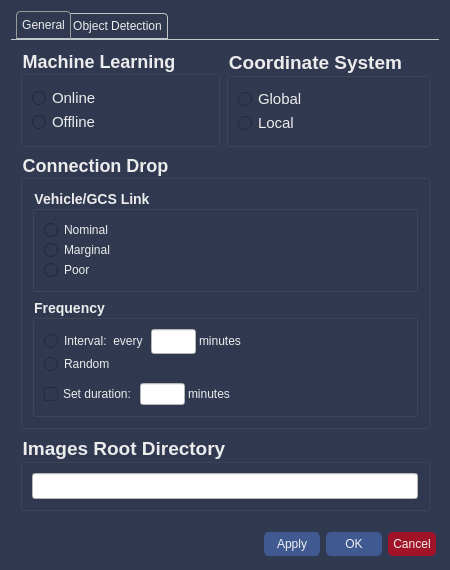
<?xml version="1.0" encoding="UTF-8"?>
<ui version="4.0">
 <class>SettingsWidget</class>
 <widget class="QWidget" name="SettingsWidget">
  <property name="geometry">
   <rect>
    <x>0</x>
    <y>0</y>
    <width>450</width>
    <height>553</height>
   </rect>
  </property>
  <property name="minimumSize">
   <size>
    <width>0</width>
    <height>0</height>
   </size>
  </property>
  <property name="maximumSize">
   <size>
    <width>900</width>
    <height>760</height>
   </size>
  </property>
  <property name="windowTitle">
   <string>Settings</string>
  </property>
  <property name="styleSheet">
   <string notr="true">QWidget{
	background-color:rgb(48,57,80);
	color:rgb(236,236,236);
}

QTabWidget::pane { /* The tab widget frame */
    border-top: 1px solid #C2C7CB;
}

QTabWidget::tab-bar {
    left: 5px; /* move to the right by 5px */
}

/* Style the tab using the tab sub-control. Note that
    it reads QTabBar _not_ QTabWidget */
QTabBar::tab {
    background: qlineargradient(x1: 0, y1: 0, x2: 0, y2: 1,
                                stop: 0 #E1E1E1, stop: 0.4 #DDDDDD,
                                stop: 0.5 #D8D8D8, stop: 1.0 #D3D3D3);
    border: 1px solid #C4C4C3;
    background-color: rgb(48, 57, 80);
    border-bottom-color: #C2C7CB; /* same as the pane color */
    border-top-left-radius: 4px;
    border-top-right-radius: 4px;
    min-width: 8ex;
    padding: 5px;
}

QTabBar::tab:selected {
    border-color: #9B9B9B;
    border-bottom-color: #C2C7CB; /* same as pane color */
}

QTabBar::tab:!selected {
    margin-top: 2px; /* make non-selected tabs look smaller */
}

/* make use of negative margins for overlapping tabs */
QTabBar::tab:selected {
    /* expand/overlap to the left and right by 4px */
    margin-left: -4px;
    margin-right: -4px;
}

QTabBar::tab:first:selected {
    margin-left: 0; /* the first selected tab has nothing to overlap with on the left */
}

QTabBar::tab:last:selected {
    margin-right: 0; /* the last selected tab has nothing to overlap with on the right */
}

QTabBar::tab:only-one {
    margin: 0; /* if there is only one tab, we don't want overlapping margins */
}

QLineEdit{
	background-color:rgb(255,255,255);
	color:rgb(0,0,0);
}

QPushButton{
	border-radius: 5px;
	padding:5px;
    margin:3px;
}
</string>
  </property>
  <layout class="QVBoxLayout" name="vehicle_gcs_group">
   <item>
    <widget class="QTabWidget" name="tab_widget">
     <property name="styleSheet">
      <string notr="true"/>
     </property>
     <property name="currentIndex">
      <number>0</number>
     </property>
     <widget class="QWidget" name="general_tab">
      <attribute name="title">
       <string>General</string>
      </attribute>
      <layout class="QGridLayout" name="gridLayout">
       <item row="6" column="0">
        <spacer name="verticalSpacer_2">
         <property name="orientation">
          <enum>Qt::Vertical</enum>
         </property>
         <property name="sizeHint" stdset="0">
          <size>
           <width>20</width>
           <height>40</height>
          </size>
         </property>
        </spacer>
       </item>
       <item row="4" column="0">
        <widget class="QGroupBox" name="group_images">
         <property name="font">
          <font>
           <pointsize>14</pointsize>
           <weight>75</weight>
           <bold>true</bold>
          </font>
         </property>
         <property name="title">
          <string>Images Root Directory</string>
         </property>
         <layout class="QVBoxLayout" name="verticalLayout_2">
          <item>
           <widget class="QLineEdit" name="line_edit_images_dir">
            <property name="font">
             <font>
              <pointsize>11</pointsize>
              <weight>50</weight>
              <bold>false</bold>
             </font>
            </property>
            <property name="frame">
             <bool>true</bool>
            </property>
           </widget>
          </item>
         </layout>
        </widget>
       </item>
       <item row="3" column="0">
        <widget class="QGroupBox" name="connection_box">
         <property name="font">
          <font>
           <pointsize>-1</pointsize>
           <weight>75</weight>
           <bold>true</bold>
          </font>
         </property>
         <property name="styleSheet">
          <string notr="true">QGroupBox
{
    font-size: 18px;
    font-weight: bold;
}</string>
         </property>
         <property name="title">
          <string>Connection Drop</string>
         </property>
         <layout class="QGridLayout" name="gridLayout_2">
          <item row="0" column="0">
           <widget class="QGroupBox" name="vehicle_gcs_box">
            <property name="font">
             <font>
              <pointsize>-1</pointsize>
              <weight>75</weight>
              <bold>true</bold>
             </font>
            </property>
            <property name="styleSheet">
             <string notr="true">QGroupBox
{
    font-size: 14px;
}</string>
            </property>
            <property name="title">
             <string>Vehicle/GCS Link</string>
            </property>
            <property name="flat">
             <bool>false</bool>
            </property>
            <property name="checkable">
             <bool>false</bool>
            </property>
            <layout class="QGridLayout" name="gridLayout_3">
             <item row="0" column="0">
              <layout class="QVBoxLayout" name="verticalLayout_3">
               <property name="spacing">
                <number>0</number>
               </property>
               <property name="sizeConstraint">
                <enum>QLayout::SetDefaultConstraint</enum>
               </property>
               <item>
                <widget class="QRadioButton" name="nominal_btn">
                 <property name="text">
                  <string>Nominal</string>
                 </property>
                </widget>
               </item>
               <item>
                <widget class="QRadioButton" name="marginal_btn">
                 <property name="text">
                  <string>Marginal</string>
                 </property>
                </widget>
               </item>
               <item>
                <widget class="QRadioButton" name="poor_btn">
                 <property name="text">
                  <string>Poor</string>
                 </property>
                </widget>
               </item>
              </layout>
             </item>
            </layout>
           </widget>
          </item>
          <item row="1" column="0">
           <widget class="QGroupBox" name="frequency_groupbox">
            <property name="maximumSize">
             <size>
              <width>16777215</width>
              <height>16777215</height>
             </size>
            </property>
            <property name="font">
             <font>
              <pointsize>-1</pointsize>
              <weight>75</weight>
              <bold>true</bold>
             </font>
            </property>
            <property name="styleSheet">
             <string notr="true">QGroupBox
{
    font-size: 14px;
}</string>
            </property>
            <property name="title">
             <string>Frequency</string>
            </property>
            <property name="checkable">
             <bool>false</bool>
            </property>
            <layout class="QGridLayout" name="gridLayout_4">
             <property name="verticalSpacing">
              <number>9</number>
             </property>
             <item row="0" column="0">
              <layout class="QGridLayout" name="gridLayout_6">
               <property name="bottomMargin">
                <number>0</number>
               </property>
               <property name="horizontalSpacing">
                <number>3</number>
               </property>
               <property name="verticalSpacing">
                <number>0</number>
               </property>
               <item row="2" column="0" alignment="Qt::AlignVCenter">
                <widget class="QRadioButton" name="random_btn">
                 <property name="text">
                  <string>Random</string>
                 </property>
                </widget>
               </item>
               <item row="1" column="1" alignment="Qt::AlignLeft|Qt::AlignVCenter">
                <widget class="QLineEdit" name="interval_text_box">
                 <property name="minimumSize">
                  <size>
                   <width>0</width>
                   <height>25</height>
                  </size>
                 </property>
                 <property name="maximumSize">
                  <size>
                   <width>45</width>
                   <height>25</height>
                  </size>
                 </property>
                 <property name="frame">
                  <bool>true</bool>
                 </property>
                </widget>
               </item>
               <item row="1" column="0" alignment="Qt::AlignVCenter">
                <widget class="QRadioButton" name="interval_btn">
                 <property name="maximumSize">
                  <size>
                   <width>132</width>
                   <height>16777215</height>
                  </size>
                 </property>
                 <property name="text">
                  <string>Interval:  every</string>
                 </property>
                </widget>
               </item>
               <item row="1" column="2" alignment="Qt::AlignLeft|Qt::AlignVCenter">
                <widget class="QLabel" name="interval_mins_lbl">
                 <property name="text">
                  <string>minutes</string>
                 </property>
                </widget>
               </item>
              </layout>
             </item>
             <item row="1" column="0" colspan="6">
              <layout class="QHBoxLayout" name="horizontalLayout_3">
               <property name="spacing">
                <number>3</number>
               </property>
               <property name="leftMargin">
                <number>0</number>
               </property>
               <item alignment="Qt::AlignLeft|Qt::AlignVCenter">
                <widget class="QCheckBox" name="length_check_box">
                 <property name="maximumSize">
                  <size>
                   <width>130</width>
                   <height>20</height>
                  </size>
                 </property>
                 <property name="text">
                  <string>Set duration:</string>
                 </property>
                </widget>
               </item>
               <item alignment="Qt::AlignLeft|Qt::AlignVCenter">
                <widget class="QLineEdit" name="length_text_box">
                 <property name="maximumSize">
                  <size>
                   <width>45</width>
                   <height>25</height>
                  </size>
                 </property>
                 <property name="clearButtonEnabled">
                  <bool>false</bool>
                 </property>
                </widget>
               </item>
               <item alignment="Qt::AlignLeft|Qt::AlignVCenter">
                <widget class="QLabel" name="length_mins_lbl">
                 <property name="maximumSize">
                  <size>
                   <width>16777215</width>
                   <height>20</height>
                  </size>
                 </property>
                 <property name="text">
                  <string>minutes</string>
                 </property>
                </widget>
               </item>
               <item>
                <spacer name="horizontalSpacer">
                 <property name="orientation">
                  <enum>Qt::Horizontal</enum>
                 </property>
                 <property name="sizeHint" stdset="0">
                  <size>
                   <width>40</width>
                   <height>20</height>
                  </size>
                 </property>
                </spacer>
               </item>
              </layout>
             </item>
            </layout>
           </widget>
          </item>
         </layout>
        </widget>
       </item>
       <item row="0" column="0">
        <layout class="QHBoxLayout" name="horizontalLayout_6">
         <item>
          <widget class="QGroupBox" name="ml_learningbox">
           <property name="minimumSize">
            <size>
             <width>0</width>
             <height>80</height>
            </size>
           </property>
           <property name="font">
            <font>
             <pointsize>-1</pointsize>
             <weight>75</weight>
             <bold>true</bold>
            </font>
           </property>
           <property name="styleSheet">
            <string notr="true">QGroupBox
{
    font-size: 18px;
    font-weight: bold;
}</string>
           </property>
           <property name="title">
            <string>Machine Learning</string>
           </property>
           <layout class="QGridLayout" name="gridLayout_5">
            <item row="0" column="0">
             <layout class="QVBoxLayout" name="verticalLayout_4">
              <property name="spacing">
               <number>0</number>
              </property>
              <item>
               <widget class="QRadioButton" name="online_btn">
                <property name="font">
                 <font>
                  <pointsize>11</pointsize>
                 </font>
                </property>
                <property name="styleSheet">
                 <string notr="true"/>
                </property>
                <property name="text">
                 <string>Online</string>
                </property>
               </widget>
              </item>
              <item>
               <widget class="QRadioButton" name="offline_btn">
                <property name="font">
                 <font>
                  <pointsize>11</pointsize>
                 </font>
                </property>
                <property name="text">
                 <string>Offline</string>
                </property>
               </widget>
              </item>
             </layout>
            </item>
           </layout>
          </widget>
         </item>
         <item>
          <widget class="QGroupBox" name="coordinate_box">
           <property name="font">
            <font>
             <pointsize>14</pointsize>
             <weight>75</weight>
             <bold>true</bold>
            </font>
           </property>
           <property name="title">
            <string>Coordinate System</string>
           </property>
           <layout class="QGridLayout" name="gridLayout_11">
            <item row="0" column="0">
             <layout class="QVBoxLayout" name="verticalLayout_5">
              <property name="spacing">
               <number>0</number>
              </property>
              <item>
               <widget class="QRadioButton" name="global_btn">
                <property name="font">
                 <font>
                  <pointsize>11</pointsize>
                  <weight>50</weight>
                  <bold>false</bold>
                 </font>
                </property>
                <property name="text">
                 <string>Global</string>
                </property>
               </widget>
              </item>
              <item>
               <widget class="QRadioButton" name="local_btn">
                <property name="font">
                 <font>
                  <pointsize>11</pointsize>
                  <weight>50</weight>
                  <bold>false</bold>
                 </font>
                </property>
                <property name="text">
                 <string>Local</string>
                </property>
               </widget>
              </item>
             </layout>
            </item>
           </layout>
          </widget>
         </item>
        </layout>
       </item>
      </layout>
     </widget>
     <widget class="QWidget" name="obj_detect_tab">
      <attribute name="title">
       <string>Object Detection</string>
      </attribute>
      <layout class="QGridLayout" name="gridLayout_8">
       <item row="1" column="0">
        <widget class="QGroupBox" name="group_obj_dtct_params">
         <property name="font">
          <font>
           <pointsize>14</pointsize>
           <weight>75</weight>
           <bold>true</bold>
          </font>
         </property>
         <property name="title">
          <string>Tuning Parameters</string>
         </property>
         <layout class="QGridLayout" name="gridLayout_10">
          <property name="verticalSpacing">
           <number>6</number>
          </property>
          <item row="1" column="0">
           <layout class="QHBoxLayout" name="horizontalLayout_2">
            <property name="leftMargin">
             <number>3</number>
            </property>
            <item>
             <widget class="QLabel" name="lblMeanShiftGrouping">
              <property name="maximumSize">
               <size>
                <width>16777215</width>
                <height>25</height>
               </size>
              </property>
              <property name="font">
               <font>
                <pointsize>11</pointsize>
                <weight>50</weight>
                <bold>false</bold>
               </font>
              </property>
              <property name="text">
               <string>Mean Shift Grouping</string>
              </property>
             </widget>
            </item>
            <item>
             <widget class="QRadioButton" name="radio_on_mean_shift">
              <property name="sizePolicy">
               <sizepolicy hsizetype="Fixed" vsizetype="Fixed">
                <horstretch>0</horstretch>
                <verstretch>0</verstretch>
               </sizepolicy>
              </property>
              <property name="minimumSize">
               <size>
                <width>60</width>
                <height>0</height>
               </size>
              </property>
              <property name="font">
               <font>
                <pointsize>11</pointsize>
                <weight>50</weight>
                <bold>false</bold>
               </font>
              </property>
              <property name="text">
               <string>On</string>
              </property>
             </widget>
            </item>
            <item>
             <widget class="QRadioButton" name="radio_off_mean_shift">
              <property name="minimumSize">
               <size>
                <width>60</width>
                <height>0</height>
               </size>
              </property>
              <property name="font">
               <font>
                <pointsize>11</pointsize>
                <weight>50</weight>
                <bold>false</bold>
               </font>
              </property>
              <property name="text">
               <string>Off</string>
              </property>
             </widget>
            </item>
           </layout>
          </item>
          <item row="0" column="0">
           <layout class="QGridLayout" name="gridLayout_7">
            <property name="horizontalSpacing">
             <number>6</number>
            </property>
            <property name="verticalSpacing">
             <number>0</number>
            </property>
            <item row="1" column="1">
             <widget class="QSlider" name="sl_step_size">
              <property name="sizePolicy">
               <sizepolicy hsizetype="Expanding" vsizetype="Fixed">
                <horstretch>1</horstretch>
                <verstretch>0</verstretch>
               </sizepolicy>
              </property>
              <property name="orientation">
               <enum>Qt::Horizontal</enum>
              </property>
             </widget>
            </item>
            <item row="0" column="1">
             <widget class="QSlider" name="sl_hit_thresh">
              <property name="sizePolicy">
               <sizepolicy hsizetype="Expanding" vsizetype="Fixed">
                <horstretch>1</horstretch>
                <verstretch>0</verstretch>
               </sizepolicy>
              </property>
              <property name="orientation">
               <enum>Qt::Horizontal</enum>
              </property>
             </widget>
            </item>
            <item row="3" column="1">
             <widget class="QSlider" name="sl_scale_factor">
              <property name="sizePolicy">
               <sizepolicy hsizetype="Expanding" vsizetype="Fixed">
                <horstretch>1</horstretch>
                <verstretch>0</verstretch>
               </sizepolicy>
              </property>
              <property name="orientation">
               <enum>Qt::Horizontal</enum>
              </property>
             </widget>
            </item>
            <item row="2" column="1">
             <widget class="QSlider" name="sl_padding">
              <property name="sizePolicy">
               <sizepolicy hsizetype="Expanding" vsizetype="Fixed">
                <horstretch>1</horstretch>
                <verstretch>0</verstretch>
               </sizepolicy>
              </property>
              <property name="orientation">
               <enum>Qt::Horizontal</enum>
              </property>
             </widget>
            </item>
            <item row="0" column="0" alignment="Qt::AlignLeft">
             <widget class="QLabel" name="lblHitThreshold">
              <property name="font">
               <font>
                <pointsize>11</pointsize>
                <weight>50</weight>
                <bold>false</bold>
               </font>
              </property>
              <property name="toolTip">
               <string/>
              </property>
              <property name="toolTipDuration">
               <number>-1</number>
              </property>
              <property name="statusTip">
               <string extracomment="testing status"/>
              </property>
              <property name="whatsThis">
               <string extracomment="TESTING"/>
              </property>
              <property name="text">
               <string>Hit Threshold</string>
              </property>
             </widget>
            </item>
            <item row="2" column="0" alignment="Qt::AlignLeft">
             <widget class="QLabel" name="lblPadding">
              <property name="font">
               <font>
                <pointsize>11</pointsize>
                <weight>50</weight>
                <bold>false</bold>
               </font>
              </property>
              <property name="text">
               <string>Padding</string>
              </property>
             </widget>
            </item>
            <item row="3" column="0" alignment="Qt::AlignLeft">
             <widget class="QLabel" name="lblScaleFactor">
              <property name="font">
               <font>
                <pointsize>11</pointsize>
                <weight>50</weight>
                <bold>false</bold>
               </font>
              </property>
              <property name="text">
               <string>Scale Factor</string>
              </property>
             </widget>
            </item>
            <item row="1" column="0" alignment="Qt::AlignLeft">
             <widget class="QLabel" name="lblStepSize">
              <property name="font">
               <font>
                <pointsize>11</pointsize>
                <weight>50</weight>
                <bold>false</bold>
               </font>
              </property>
              <property name="text">
               <string>Step Size</string>
              </property>
             </widget>
            </item>
            <item row="0" column="2">
             <widget class="QLineEdit" name="line_edit_hit_thresh">
              <property name="sizePolicy">
               <sizepolicy hsizetype="Fixed" vsizetype="Fixed">
                <horstretch>0</horstretch>
                <verstretch>0</verstretch>
               </sizepolicy>
              </property>
              <property name="maximumSize">
               <size>
                <width>45</width>
                <height>25</height>
               </size>
              </property>
              <property name="font">
               <font>
                <pointsize>11</pointsize>
                <weight>50</weight>
                <bold>false</bold>
               </font>
              </property>
             </widget>
            </item>
            <item row="1" column="2">
             <widget class="QLineEdit" name="line_edit_step_size">
              <property name="sizePolicy">
               <sizepolicy hsizetype="Fixed" vsizetype="Fixed">
                <horstretch>0</horstretch>
                <verstretch>0</verstretch>
               </sizepolicy>
              </property>
              <property name="maximumSize">
               <size>
                <width>45</width>
                <height>25</height>
               </size>
              </property>
              <property name="font">
               <font>
                <pointsize>11</pointsize>
                <weight>50</weight>
                <bold>false</bold>
               </font>
              </property>
             </widget>
            </item>
            <item row="2" column="2">
             <widget class="QLineEdit" name="line_edit_padding">
              <property name="maximumSize">
               <size>
                <width>45</width>
                <height>25</height>
               </size>
              </property>
              <property name="font">
               <font>
                <pointsize>11</pointsize>
                <weight>50</weight>
                <bold>false</bold>
               </font>
              </property>
             </widget>
            </item>
            <item row="3" column="2">
             <widget class="QLineEdit" name="line_edit_scale_factor">
              <property name="maximumSize">
               <size>
                <width>45</width>
                <height>25</height>
               </size>
              </property>
              <property name="font">
               <font>
                <pointsize>11</pointsize>
                <weight>50</weight>
                <bold>false</bold>
               </font>
              </property>
             </widget>
            </item>
           </layout>
          </item>
         </layout>
        </widget>
       </item>
       <item row="0" column="0">
        <widget class="QGroupBox" name="group_node_location">
         <property name="maximumSize">
          <size>
           <width>16777215</width>
           <height>80</height>
          </size>
         </property>
         <property name="font">
          <font>
           <pointsize>14</pointsize>
           <weight>75</weight>
           <bold>true</bold>
          </font>
         </property>
         <property name="title">
          <string>Node Location</string>
         </property>
         <layout class="QGridLayout" name="gridLayout_9">
          <item row="0" column="0">
           <layout class="QVBoxLayout" name="verticalLayout">
            <item>
             <widget class="QRadioButton" name="uav_btn">
              <property name="font">
               <font>
                <pointsize>11</pointsize>
                <weight>50</weight>
                <bold>false</bold>
               </font>
              </property>
              <property name="text">
               <string>UAV</string>
              </property>
             </widget>
            </item>
            <item>
             <widget class="QRadioButton" name="gcs_btn">
              <property name="font">
               <font>
                <pointsize>11</pointsize>
                <weight>50</weight>
                <bold>false</bold>
               </font>
              </property>
              <property name="text">
               <string>GCS</string>
              </property>
             </widget>
            </item>
           </layout>
          </item>
         </layout>
        </widget>
       </item>
       <item row="2" column="0">
        <spacer name="verticalSpacer">
         <property name="orientation">
          <enum>Qt::Vertical</enum>
         </property>
         <property name="sizeHint" stdset="0">
          <size>
           <width>20</width>
           <height>40</height>
          </size>
         </property>
        </spacer>
       </item>
      </layout>
     </widget>
    </widget>
   </item>
   <item>
    <layout class="QHBoxLayout" name="horizontalLayout">
     <property name="spacing">
      <number>0</number>
     </property>
     <property name="sizeConstraint">
      <enum>QLayout::SetMinAndMaxSize</enum>
     </property>
     <property name="bottomMargin">
      <number>0</number>
     </property>
     <item>
      <spacer name="btns_spacer">
       <property name="orientation">
        <enum>Qt::Horizontal</enum>
       </property>
       <property name="sizeHint" stdset="0">
        <size>
         <width>40</width>
         <height>20</height>
        </size>
       </property>
      </spacer>
     </item>
     <item>
      <widget class="QPushButton" name="apply_btn">
       <property name="minimumSize">
        <size>
         <width>62</width>
         <height>0</height>
        </size>
       </property>
       <property name="maximumSize">
        <size>
         <width>100</width>
         <height>16777215</height>
        </size>
       </property>
       <property name="styleSheet">
        <string notr="true">background-color: rgb(64, 89, 145);
color: rgb(240, 240, 240);</string>
       </property>
       <property name="text">
        <string>Apply</string>
       </property>
       <property name="checkable">
        <bool>false</bool>
       </property>
      </widget>
     </item>
     <item>
      <widget class="QPushButton" name="ok_btn">
       <property name="minimumSize">
        <size>
         <width>62</width>
         <height>0</height>
        </size>
       </property>
       <property name="styleSheet">
        <string notr="true">background-color: rgb(64, 89, 145);
color: rgb(240, 240, 240);</string>
       </property>
       <property name="text">
        <string>OK</string>
       </property>
      </widget>
     </item>
     <item>
      <widget class="QPushButton" name="cancel_btn">
       <property name="maximumSize">
        <size>
         <width>100</width>
         <height>16777215</height>
        </size>
       </property>
       <property name="layoutDirection">
        <enum>Qt::LeftToRight</enum>
       </property>
       <property name="autoFillBackground">
        <bool>false</bool>
       </property>
       <property name="styleSheet">
        <string notr="true">background-color: rgb(161, 20, 40);
color: rgb(240, 240, 240);

</string>
       </property>
       <property name="text">
        <string>Cancel</string>
       </property>
       <property name="checkable">
        <bool>false</bool>
       </property>
      </widget>
     </item>
    </layout>
   </item>
  </layout>
 </widget>
 <tabstops>
  <tabstop>online_btn</tabstop>
  <tabstop>offline_btn</tabstop>
  <tabstop>nominal_btn</tabstop>
  <tabstop>marginal_btn</tabstop>
  <tabstop>poor_btn</tabstop>
  <tabstop>interval_btn</tabstop>
  <tabstop>random_btn</tabstop>
  <tabstop>interval_text_box</tabstop>
  <tabstop>length_check_box</tabstop>
  <tabstop>length_text_box</tabstop>
  <tabstop>line_edit_images_dir</tabstop>
  <tabstop>tab_widget</tabstop>
  <tabstop>uav_btn</tabstop>
  <tabstop>gcs_btn</tabstop>
  <tabstop>sl_hit_thresh</tabstop>
  <tabstop>sl_step_size</tabstop>
  <tabstop>sl_padding</tabstop>
  <tabstop>sl_scale_factor</tabstop>
  <tabstop>line_edit_hit_thresh</tabstop>
  <tabstop>line_edit_step_size</tabstop>
  <tabstop>line_edit_padding</tabstop>
  <tabstop>line_edit_scale_factor</tabstop>
  <tabstop>radio_off_mean_shift</tabstop>
  <tabstop>radio_on_mean_shift</tabstop>
  <tabstop>apply_btn</tabstop>
  <tabstop>ok_btn</tabstop>
  <tabstop>cancel_btn</tabstop>
 </tabstops>
 <resources/>
 <connections/>
</ui>
